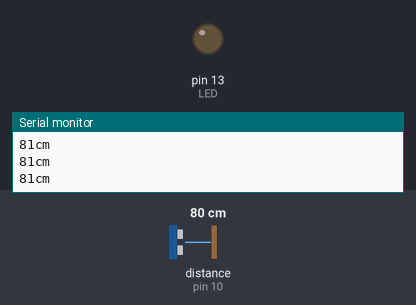
This sketch was run on a simulated Arduino Uno, built with avr-gcc and run on an emulated ATmega328P. On the bench: output pins drawn as LEDs (lit = HIGH), the last lines printed to the serial monitor. Dashed ring = blinking. Inputs (shaded band) come from the test bench; at power-on: distance to the obstacle (sensor on pin 10) 80 cm. The echo pulse lasts 58.3 µs per cm.

Above: at 1.4 s.
1.5 s: distance to the obstacle (sensor on pin 10) set to 54 cm
3.0 s: distance to the obstacle (sensor on pin 10) set to 45 cm
At 3.4 s:
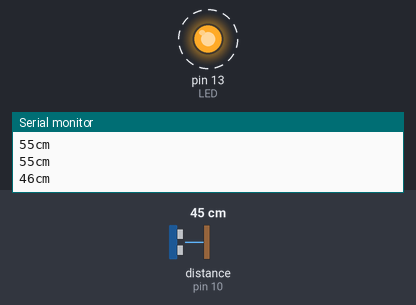
6.0 s: distance to the obstacle (sensor on pin 10) set to 60 cm
At 7.2 s:
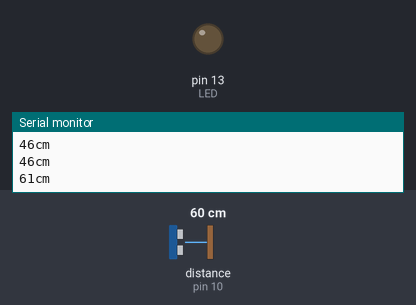
7.6 s: distance to the obstacle (sensor on pin 10) set to 2 cm
At 8.2 s:
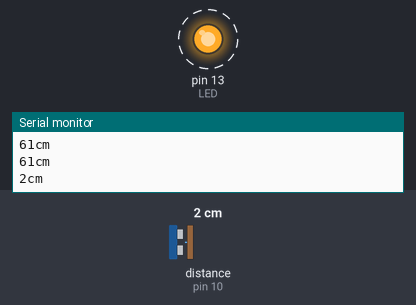
Timing chart, 0 to 11.6 s (numbered marks = the images above; inputs shaded):
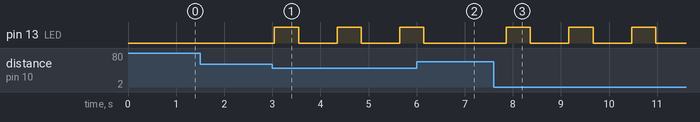

The sketch:

activation_of_alarm_upon_distance_sensing.ino
```cpp
#include <NewPing.h>

int  TRIGGER_PIN = 11;
int  ECHO_PIN    = 10;
int MAX_DISTANCE = 200;
NewPing sonar(TRIGGER_PIN, ECHO_PIN, MAX_DISTANCE);
int DistanceCm;
int  LED = 13;
void setup()
{
  Serial.begin(9600);
  pinMode(LED, OUTPUT);

}


void loop()
{
  delay(300);
  DistanceCm = sonar.ping_cm();
  Serial.print(DistanceCm);
  Serial.println("cm");
 if (DistanceCm >= 0 && DistanceCm<= 50){
 digitalWrite( LED, HIGH);
 delay(500);
 digitalWrite(LED, LOW);
 delay(500);
 }
else {  digitalWrite(LED, LOW);}
}
```

Measured:
- the behaviour switches between 50 and 49 cm on distance to the obstacle (sensor on pin 10) (found by bisection; images 0 and 1)
- after the input at 3.0 s, pin 13 (LED): alternates HIGH for 0.50 s and LOW for 0.80 s, starting after 0.05 s
- after the input at 6.0 s, pin 13 (LED): goes on until 6.2 s, then stays LOW
- after the input at 7.6 s, pin 13 (LED): alternates HIGH for 0.50 s and LOW for 0.80 s, starting after 0.27 s
